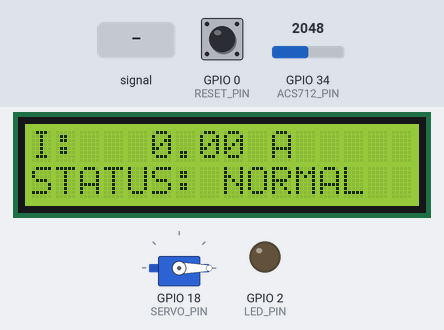
Bench run of a sketch on a simulated ESP32. Shown: servo, 16×2 character LCD, output pins drawn as LEDs (lit = HIGH). Dashed ring = blinking. Inputs (shaded band) come from the test bench; at power-on: GPIO 0 (RESET_PIN) HIGH, GPIO 34 (ACS712_PIN) = 2048 (analog values on the 0–4095 scale). What the sketch prints to the serial monitor is not drawn.

Above: at 4.7 s.
4.8 s: GPIO 34 (ACS712_PIN) fed a 200 Hz sine of ±327 counts around its level
At 7.5 s:
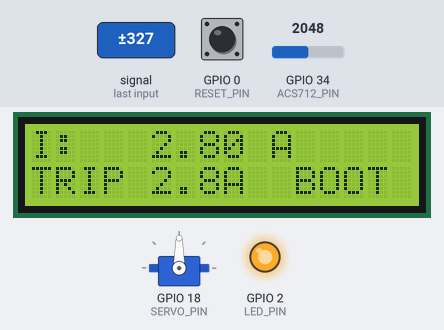
7.8 s: GPIO 0 (RESET_PIN) pulled LOW for 3.2 s
At 11.7 s:
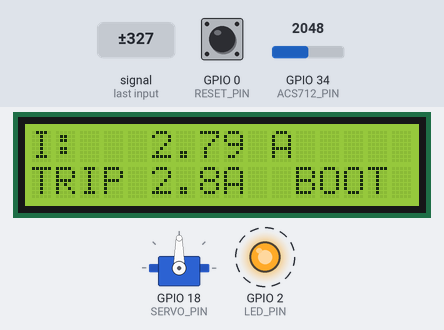
12.5 s: GPIO 34 (ACS712_PIN) set to 2866
At 13.9 s:
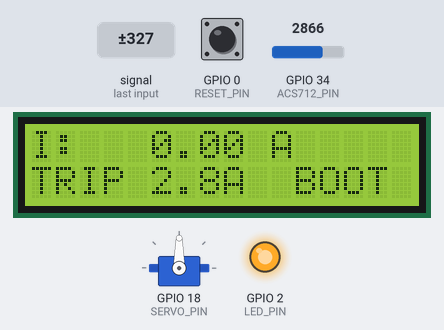
14.3 s: GPIO 34 (ACS712_PIN) fed a 1000 Hz sine of ±1023 counts around its level
At 16.2 s:
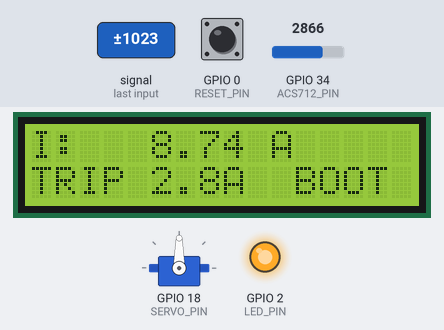
16.4 s: GPIO 0 (RESET_PIN) pulled LOW for 0.15 s
At 17.3 s:
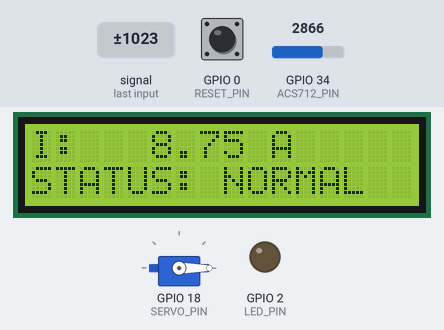
19.1 s: GPIO 34 (ACS712_PIN) set to 3603
At 20.3 s:
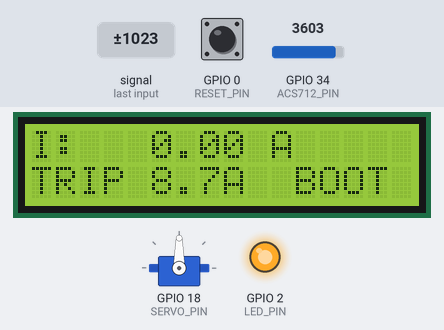
Timing chart, 0 to 22.1 s (numbered marks = the images above; inputs shaded):
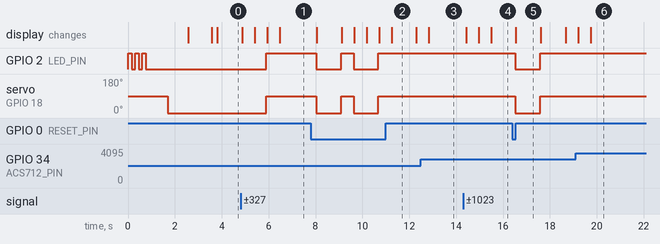

The sketch:

overcurrent_cutoff.ino
```cpp
// Over-current cutoff: ESP32 + ACS712 + 16x2 I2C LCD + SG90 servo + status LED
//
// Pins:  ACS712 divider node A -> GPIO34   LCD SDA -> 21, SCL -> 22
//        Servo signal -> GPIO18            Status LED -> GPIO2
//        BOOT button (GPIO0, on the board) -> reset a latched trip
//
// Current is measured as true RMS over whole mains cycles. The window mean is
// subtracted from every sample, so the ACS712's zero offset (Vcc/2, which drifts
// with USB supply voltage) cancels out without a hard-coded 2500 mV.

#include <Wire.h>
#include <LiquidCrystal_I2C.h>
#include <ESP32Servo.h>
#include <math.h>

// --- Pins ---
const int ACS712_PIN = 34;   // ADC1 channel (works with Wi-Fi on)
const int SERVO_PIN  = 18;
const int LED_PIN    = 2;
const int RESET_PIN  = 0;    // on-board BOOT button, active LOW

// --- Sensor ---
// Divider: 1k top, 2k bottom -> sensor voltage = GPIO34 voltage x (1k + 2k) / 2k
const float DIVIDER_RATIO = 1.5f;
// mV per amp: 5A = 185, 20A = 100, 30A = 66
const float ACS_SENSITIVITY_MV = 100.0f;
// Multiply by (clamp-meter amps / displayed amps) after checking a known load
const float CALIBRATION = 1.0f;
// Readings below this are ADC noise
const float NOISE_FLOOR_A = 0.12f;

// --- Mains ---
const int MAINS_HZ   = 50;   // 60 in the Americas
const int RMS_CYCLES = 10;   // 10 cycles = 200 ms window at 50 Hz

// --- Trip ---
const float TRIP_AMPS         = 2.0f;
const int   TRIP_CONFIRM      = 2;    // consecutive over-limit readings before tripping (ignores inrush)
const int   SERVO_HOME_DEG    = 0;
const int   SERVO_TRIPPED_DEG = 90;

LiquidCrystal_I2C lcd(0x27, 16, 2);  // try 0x3F if the screen stays blank
Servo cutoffServo;

bool tripped = false;
int overCount = 0;
float tripAmps = 0.0f;

float readIrms() {
  const uint32_t windowUs = (1000000UL / MAINS_HZ) * RMS_CYCLES;
  double sum = 0.0, sumSq = 0.0;
  uint32_t n = 0;

  const uint32_t start = micros();
  while (micros() - start < windowUs) {
    const double mv = analogReadMilliVolts(ACS712_PIN);  // factory-calibrated, unlike raw/4095*3.3
    sum += mv;
    sumSq += mv * mv;
    n++;
  }
  if (n == 0) return 0.0f;

  const double mean = sum / n;
  const double rmsMvAtPin = sqrt(fmax(sumSq / n - mean * mean, 0.0));
  const float amps = (float)(rmsMvAtPin * DIVIDER_RATIO / ACS_SENSITIVITY_MV) * CALIBRATION;
  return amps < NOISE_FLOOR_A ? 0.0f : amps;
}

void setTripped(bool on) {
  tripped = on;
  digitalWrite(LED_PIN, on ? HIGH : LOW);
  cutoffServo.write(on ? SERVO_TRIPPED_DEG : SERVO_HOME_DEG);
}

void setup() {
  Serial.begin(115200);

  pinMode(LED_PIN, OUTPUT);
  pinMode(RESET_PIN, INPUT_PULLUP);
  analogReadResolution(12);
  analogSetPinAttenuation(ACS712_PIN, ADC_11db);  // ~0-3.1 V range

  cutoffServo.setPeriodHertz(50);
  cutoffServo.attach(SERVO_PIN, 500, 2400);

  // Power-on self-test: 3 LED blinks + servo to trip position and back, to check wiring.
  Serial.println("[self-test] LED blink x3, servo 0 -> 90 -> 0");
  for (int i = 0; i < 3; i++) {
    digitalWrite(LED_PIN, HIGH);
    delay(150);
    digitalWrite(LED_PIN, LOW);
    delay(150);
  }
  cutoffServo.write(SERVO_TRIPPED_DEG);
  delay(800);
  setTripped(false);
  delay(800);

  Wire.begin(21, 22);
  lcd.init();
  lcd.backlight();
  lcd.clear();
  lcd.print("System Init...");
  delay(1000);
  lcd.clear();
}

void loop() {
  const float amps = readIrms();

  if (!tripped) {
    overCount = (amps >= TRIP_AMPS) ? overCount + 1 : 0;
    if (overCount >= TRIP_CONFIRM) {
      tripAmps = amps;
      setTripped(true);  // latches: the load is now cut, so current drops to 0 -- don't auto-rearm
      Serial.printf("TRIPPED at %.2f A\n", tripAmps);
    }
  } else if (digitalRead(RESET_PIN) == LOW) {
    overCount = 0;
    setTripped(false);
    Serial.println("Trip reset");
  }

  char line[17];
  lcd.setCursor(0, 0);
  snprintf(line, sizeof(line), "I: %6.2f A     ", amps);
  lcd.print(line);
  lcd.setCursor(0, 1);
  if (tripped) {
    snprintf(line, sizeof(line), "TRIP %.1fA  BOOT ", tripAmps);  // BOOT = press to reset
  } else {
    snprintf(line, sizeof(line), "STATUS: NORMAL  ");
  }
  lcd.print(line);

  Serial.printf("Irms: %.3f A | %s\n", amps, tripped ? "TRIPPED" : "normal");
  delay(300);
}
```

Measured:
- after the input at 4.8 s, GPIO 2 (LED_PIN): LOW → HIGH after 1.1 s; servo on GPIO 18 (SERVO_PIN): 0° → 90° after 1.1 s; the display: first changes after 0.07 s (image 1 shows a later state)
- after the input at 7.8 s, GPIO 2 (LED_PIN): alternates HIGH for 0.53 s and LOW for 1.1 s, starting after 0.23 s; servo on GPIO 18 (SERVO_PIN): alternates 90° for 0.53 s and 0° for 1.1 s, starting after 0.23 s; the display: first changes after 0.26 s (image 2 shows a later state)
- after the input at 12.5 s, the display: changes after 0.34 s (image 3)
- after the input at 14.3 s, the display: first changes after 0.13 s (image 4 shows a later state)
- after the input at 16.4 s, GPIO 2 (LED_PIN): HIGH → LOW after 0.12 s, → HIGH 1.1 s later; servo on GPIO 18 (SERVO_PIN): 90° → 0° after 0.12 s, → 90° 1.1 s later; the display: changes after 0.15 s (image 5)
- after the input at 19.1 s, the display: first changes after 0.11 s (image 6 shows a later state)
- what the display in image 2 shows lasts 1.1 s, from 11.2 s to 12.3 s
